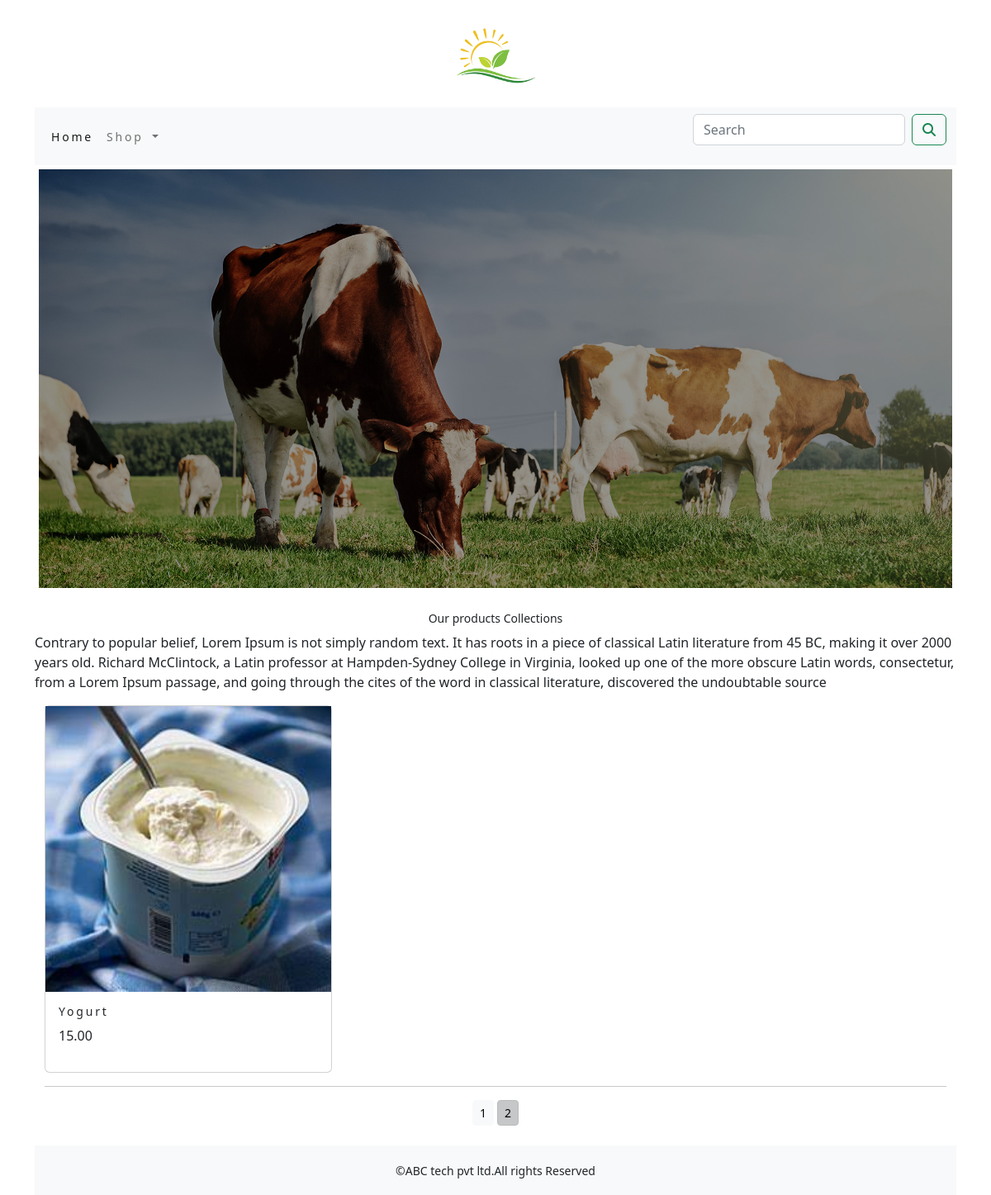
Screenshot of /shop/?page=2 with the database file from the repository.
### shop/models.py (models this page shows, shortened)
class Product(models.Model):
    name=models.CharField(max_length=250,unique=True)
    slug=models.SlugField(max_length=250,unique=True)
    description=models.TextField(blank=True)
    price=models.DecimalField(max_digits=10,decimal_places=2)
    category=models.ForeignKey(Category, on_delete=models.CASCADE)
    image=models.ImageField(upload_to='product',blank=True)
    stock=models.IntegerField()
    available=models.BooleanField(default=True)
    created=models.DateTimeField(auto_now_add=True)
    updated=models.DateTimeField(auto_now=True)
    def get_url(self):
        return reverse('shop:prodCatdetail', args=[self.category.slug,self.slug])
    class Meta:
        ordering=('name',)
        verbose_name='product'
        verbose_name_plural='products'

### shop/views.py (the view)
# urls.py: path('',views.allProdCat,name='allProdCat'),
def allProdCat(request, c_slug=None):
    c_page=None
    products_list=None
    if c_slug!=None:
        c_page=get_object_or_404(Category,slug=c_slug)
        products_list=Product.objects.all().filter(category=c_page,available=True)
    else:
        products_list=Product.objects.all().filter(available=True)
    paginator=Paginator(products_list,6)
    try:
        page=int(request.GET.get('page','1'))
    except:
        page=1
    try:
        products=paginator.page(page)
    except  (EmptyPage,InvalidPage):
        products=paginator.page(paginator.num_pages)
    return render(request,"category.html",{'category':c_page,'products':products})

### cart/context_processors.py (called while the page is built)
def counter(request):
    item_count=0
    if 'admin' in request.path:
        return  {}
    else:
        try:
            cart=Cart.objects.filter(cart_id=_cart_id(request))
            car_items=CartItem.objects.all().filter(cart=cart[:1])
            for cart_item in car_items:
                item_count += cart_item.quantity
        except Cart.DoesNotExist:
            item_count=0
    return  dict(item_count=item_count)

### cart/views.py (called while the page is built)
def _cart_id(request):
    cart = request.session.session_key
    if not cart:
        cart = request.session.create()
    return cart

### shop/context_processors.py (called while the page is built)
def menu_links(request):
    links=Category.objects.all()
    return dict(links=links)

### shop/models.py (called while the page is built)
    def get_url(self):
        return reverse('shop:product_by_category',args=[self.slug])

### templates/category.html (shortened to what this page needs)
{% extends 'base.html' %}
{% load static %}
{% block content %}
<div class="mx_auto">
    {% if category %}
       <img class="my_image" src="{{category.image.url}}" alt="{{category.name}}">
</div>
    <br>
<div>
    <h1 class="text_center my_title">{{category.name}}</h1>
     <p class="text-justify">{{category.description}}</p>
</div>
    {% else %}
 <div class="carousel-inner">
      <div class="item active">
       <img class="my_image my_image_padding" src="{% static 'img/banner.jpg' %}" alt="our products" width="1250px;">
        <div class="carousel-caption">
          <h3 class="text-center">Los Angeles</h3>
          <p>LA is always so much fun!</p>
        </div>
      </div>
<br>
<div>
    <h1 class="text-center  my_title">Our products Collections</h1>
    <p class="text-justify">Contrary to popular belief, Lorem Ipsum is not simply random text. It has roots in a piece of classical Latin literature from 45 BC, making it over 2000 years old. Richard McClintock, a Latin professor at Hampden-Sydney College in Virginia, looked up one of the more obscure Latin words, consectetur, from a Lorem Ipsum passage, and going through the cites of the word in classical literature, discovered the undoubtable source</p>
</div>
    {% endif %}
<div class="container">
    <div class="row mx_auto">
         {% for product in products.object_list %}
        <div class="my_bottom_margin  col-9 col-sm-12 col-md-4  xol-lg-4">
            <div class="card text_center" style="min-width:18rem;">
                <a href="{{product.get_url}}"><img class="card_img_top  my_image" src="{{product.image.url}}" alt="{{product.name}}"></a>
            <div class="card-body">
                <h4>{{product.name}}</h4>
                <p>{{product.price}}</p>
            </div>
            </div>
        </div>
        {% endfor %}
    </div>
    <div class="mx-auto">
        {% if products.paginator.num_pages > 1 %}
<hr>
        <div class="text-center">
            {% for pg in products.paginator.page_range %}
                <a href="?page={{pg}}" class="btn btn-light btn-sm {% if products.number == pg %} active {% endif %}">{{pg}}</a>
            {% endfor %}
        </div>
        {% endif %}
    </div>
    <br>
</div>
{% endblock %}

### static/css/custom.css (style rules this page uses)
body { font-family: 'Roboto', sans-serif; }
.my_image { width:100%; height:auto; }
.my_title { font-size:14px; text_transform:uppercase; letter-spacing: 0em; }
.my_image_padding { padding:5px; }
.my_bottom_margin { margin_bottom:10px; }
.card-body h4 { font-size:14px; text_transform:uppercase; letter-spacing:.2em }

### rows the page displays
Product: image (picture), name "Yogurt", price "15.00"

### other values shown
{{ pg }} "1" "2"
